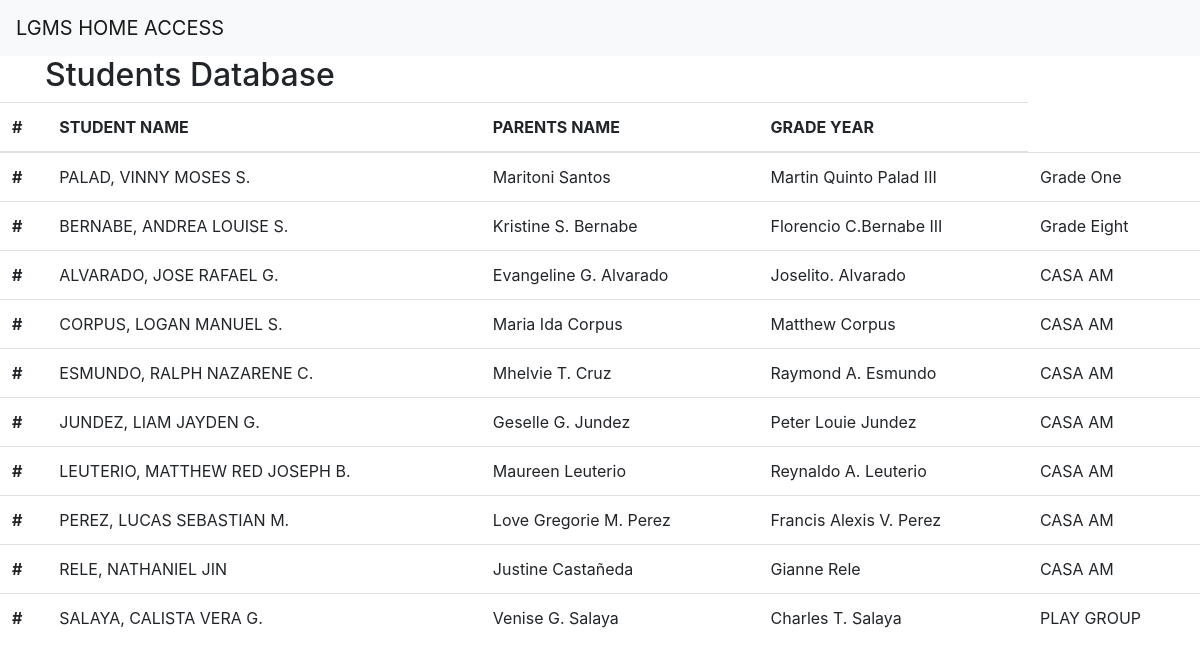
Page /testlist/ on the committed database.
### students/models.py (models this page shows, shortened)
class StudentBio(models.Model):
    user = models.ForeignKey(settings.AUTH_USER_MODEL, max_length=64, on_delete=models.CASCADE, blank=False, null=True)
    studentname = models.ForeignKey('Students', max_length=64, on_delete=models.CASCADE)
    momsname = models.CharField('Mothers Name', max_length=64, blank=True)
    popsname = models.CharField('Fathers Name', max_length=64, blank=True)
    guardiansname = models.CharField('Guardians Name', max_length=64, blank=True)
    gradeyear = models.ForeignKey('GradeYear', max_length=30, on_delete=models.CASCADE, related_name="gradeyear_gradeyear", verbose_name="Grade Year")
    teachersname = models.ManyToManyField('Teachers', verbose_name="Teachers Name")
    subjects = models.ManyToManyField('Subjects', verbose_name="List of Subjects", related_name="subjectslist")
    charactersets = models.ManyToManyField('CharacterBuildingActivities', verbose_name="Character Sets")
    profilepic = models.ImageField('Student Profile Picture',upload_to='profile_image', blank=True)
    financialinfo = models.ForeignKey('StatementAccount', verbose_name="Statement of Account", on_delete=models.CASCADE, max_length=64, blank=True, null=True)
    class Meta:
        verbose_name_plural = "Student Profile"
    class Meta:
        ordering = ['gradeyear']

class Students(models.Model):
    studentname = models.CharField('Student Name', max_length=64)
    student_id = models.IntegerField('Student ID')
    birthday = models.DateField('Date of Birth', default=date.today)
    groupchoice = {
        ('CASA AM', 'CM'),
        ( 'TEACH AM', 'TEA'),
        ( 'TEACH PM', 'TEP'),
        ( 'TEACH PM GRADE 1', 'TEP=GR1'),
        ( 'TEACH PM GRADE 2', 'TEP-GR2'),
        ( 'TEACH PM GRADE 3', 'TEP-GR3'),
        ( 'PLAY GROUP', 'PG'),
        ( 'CASA AFTERNOON 1:30', 'CA'),
        ( 'GRADE 1', 'G1'),
        ( 'GRADE 2', 'G2'),
        ( 'GRADE 3', 'G3'),
        ( 'GRADE 4', 'G4'),
        ( 'GRADE 5', 'G5'),
        ( 'GRADE 6', 'G6'),
        ( 'GRADE 7', 'G7'),
        ( 'GRADE 8', 'G8'),
        ( 'GRADE 9', 'G9'),
        ( 'GRADE 10', 'G10')
    }
    groupinfo = models.CharField(max_length=64, choices=groupchoice, blank=True, default='CASA AM', help_text="Choose Group for Students")
    class Meta:
        verbose_name_plural = 'Student Lists'
    def __str__(self):
        return '%s' % (self.studentname)

class GradeYear(models.Model):
    year = models.CharField('Grade Year', blank=True, max_length=30)
    class Meta:
        verbose_name_plural = 'Student Grade Year Lists'
    def __str__(self):
        return '%s' % (self.year)

### students/views.py (the view)
# urls.py: path('testlist/', StudentBioList.as_view(), name='studentbiolist'),
class StudentBioList(ListView):
    model = StudentBio
    paginate_by = 10

### students/templates/students/studentbio_list.html
{% extends 'base.html' %}
{% block content %}
<nav class="navbar navbar-light bg-light">
  <a class="navbar-brand" href="#">LGMS HOME ACCESS</a>
</nav>
<div class="container">
  <div class="row">
    <div class="col">
      <h2>Students Database</h2>
    </div>
    <div class="col">
    </div>
  </div>
</div>
<table class="table">
  <thead>
    <tr>
      <th scope="col">#</th>
      <th scope="col">STUDENT NAME</th>
      <th scope="col">PARENTS NAME</th>
      <th scope="col">GRADE YEAR</th>
    </tr>
  </thead>
  <tbody>
    {% for studentbio in object_list %}
    <tr>
      <th scope="row">#</th>
      <td>{{ studentbio.studentname}}</td>
      <td>{{ studentbio.momsname}}</td>
      <td>{{ studentbio.popsname}}</td>
      <td>{{ studentbio.gradeyear}}</td>
      {% empty %}
      <td> No Students Yet </td>
      { % endfor %}
    </tr>
  </tbody>
  {% endfor %}
</table>
{% endblock %}

### rows in the picture
StudentBio: studentname "PALAD, VINNY MOSES S.", momsname "Maritoni Santos", popsname "Martin Quinto Palad III", gradeyear "Grade One"
StudentBio: studentname "BERNABE, ANDREA LOUISE S.", momsname "Kristine S. Bernabe", popsname "Florencio C.Bernabe III", gradeyear "Grade Eight"
StudentBio: studentname "ALVARADO, JOSE RAFAEL G.", momsname "Evangeline G. Alvarado", popsname "Joselito. Alvarado", gradeyear "CASA AM"
StudentBio: studentname "CORPUS, LOGAN MANUEL S.", momsname "Maria Ida Corpus", popsname "Matthew Corpus", gradeyear "CASA AM"
StudentBio: studentname "ESMUNDO, RALPH NAZARENE C.", momsname "Mhelvie T. Cruz", popsname "Raymond A. Esmundo", gradeyear "CASA AM"
StudentBio: studentname "JUNDEZ, LIAM JAYDEN G.", momsname "Geselle G. Jundez", popsname "Peter Louie Jundez", gradeyear "CASA AM"
StudentBio: studentname "LEUTERIO, MATTHEW RED JOSEPH B.", momsname "Maureen Leuterio", popsname "Reynaldo A. Leuterio", gradeyear "CASA AM"
StudentBio: studentname "PEREZ, LUCAS SEBASTIAN M.", momsname "Love Gregorie M. Perez", popsname "Francis Alexis V. Perez", gradeyear "CASA AM"
StudentBio: studentname "RELE, NATHANIEL JIN", momsname "Justine Castañeda", popsname "Gianne Rele", gradeyear "CASA AM"
StudentBio: studentname "SALAYA, CALISTA VERA G.", momsname "Venise G. Salaya", popsname "Charles T. Salaya", gradeyear "PLAY GROUP"
